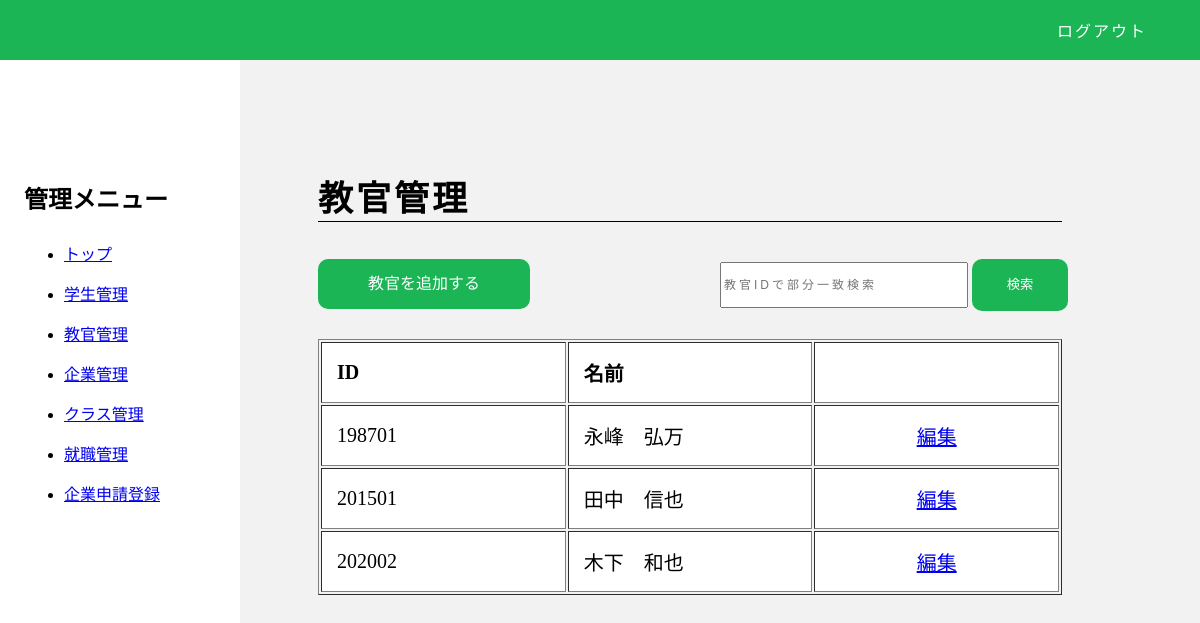
The app's page /adminpage/teacher.php with its own data.
### tables this page shows
CREATE TABLE mt_teacher(
    t_id char(6),
    t_cd char(2),
    t_name varchar(30),
    PRIMARY KEY(t_id)
);

### adminpage/teacher.php (the view, shortened to what this page needs)
<?php
$userName = $_SESSION['USERNAME'];
$dsn      = 'mysql:dbname=db26;host=localhost';
$user     = 'root';
$password = '';
$count = -1;
try {
    $dbh = new PDO($dsn, $user, $password);
    $query = "SELECT * FROM mt_teacher";
    $stmt = $dbh->query($query);
} catch (PDOException $e) {
    die();
}
?>
<!DOCTYPE html>
<html lang="ja">
<head>
    <link rel="stylesheet" type="text/css" href="css/base.css">
    <link rel="stylesheet" type="text/css" href="css/button.css">
    <link rel="stylesheet" type="text/css" href="css/header.css">
    <link rel="stylesheet" type="text/css" href="css/read.css">
    <link rel="stylesheet" type="text/css" href="css/aside.css">
</head>
<body>
    <header>
        <div class="headwrrap">
            <div class="flex">
                <p><?php echo $userName; ?>&nbsp;</p>
            </div>
            <nav>
                <ul>
                    <li class="logout"><a href="../index.html">ログアウト</a>
                </ul>
            </nav>
        </div>
    </header>
    <section class="main">
        <div class="text">
            <div class="head_flex">
                <h1>教官管理</h1>
            </div>
            <div class="tb_flex">
                <a class="btn btn_add_width" href="#" role="button">教官を追加する</a>
                <div class="input-group mb-3">
                    <form action="teacher.php" method="post">
                        <?php
                        if (0 <= $count) {
                            echo "<input type=\"text\" placeholder=\"教官IDで部分一致検索　", $teacherId, "\" name=\"teacher\" value=\"\">";
                        } else {
                            echo "<input type=\"text\" placeholder=\"教官IDで部分一致検索\" name=\"teacher\" value=\"\">";
                        }
                        ?>
                        <button type="submit" name="search" class="btn btn-outline-secondary">検索</button>
                    </form>
                </div>
            </div>
            <table border="1">
                <tr>
                    <th>ID</th>
                    <th>名前</th>
                    <th></th>
                </tr>
                <?php if ($count <= 0) { ?>
                    <?php foreach ($stmt as $row) { ?>
                        <tr>
                            <td><?php echo $row["t_id"]; ?></td>
                            <td><?php echo $row["t_name"]; ?></td>
                            <td><a href="teacherEd.php?page=<?php echo $row["t_id"]; ?>">編集</a></td>
                        </tr>
                    <?php } ?>
                <?php } else if (0 < $count) { ?>
                    <?php foreach ($stmt1 as $row) { ?>
                        <tr>
                            <td><?php echo $row["t_id"]; ?></td>
                            <td><?php echo $row["t_name"]; ?></td>
                            <td><a href="teacherEd.php?page=<?php echo $row["t_id"]; ?>">編集</a></td>
                        </tr>
                    <?php } ?>
                <?php } ?>
            </table>
        </div>
    </section>
    <aside id="sub">
        <h2>管理メニュー</h2>
        <ul>
            <li><a href="index.php">トップ</a></li>
            <li><a href="student.php">学生管理</a></li>
            <li><a href="teacher.php">教官管理</a></li>
            <li><a href="company.php">企業管理</a></li>
            <li><a href="#">クラス管理</a></li>
            <li><a href="#">就職管理</a></li>
            <li><a href="newCompany.php">企業申請登録</a>
            </li>
        </ul>
    </aside>
</body>
</html>

### adminpage/css/base.css (style rules this page uses)
body { background: #f2f2f2; margin: 0; padding: 0; margin: 0 auto; }
h1 { font-size: 35px; margin: 150px auto 37px auto; letter-spacing: 3px; border-bottom: 1px solid #000; text-align: left; }
.text { margin: 0 auto; text-align: center; width: 62vw; }
input { width: 40%; height: 40px; letter-spacing: 3px; }
.flex { display: flex; }

### adminpage/css/button.css (style rules this page uses)
.btn { background-color: #1bb556; border-radius: 10px; display: inline-block; transition: 0.5s; text-decoration: none; color: #fff; text-align: center; line-height: 50px; margin: 2% 37.5%; border: none; }
.btn_add_width { padding-left: 50px; padding-right: 50px; }

### adminpage/css/header.css (style rules this page uses)
body { margin: 0; padding: 0; }
header { position: fixed; top: 0; height: 60px; width: 100vw; background-color: #1bb556; box-sizing: border-box; color: white; }
.headwrrap { display: flex; justify-content: space-between; align-items: center; margin: 0 4vw; height: 100%; }
nav ul { margin: 0; padding: 0; }
nav li { list-style: none; display: inline-block; width: 10%; min-width: 90px; padding: 5px; letter-spacing: 2px; }
nav a { text-decoration: none; color: white; }

### adminpage/css/read.css (style rules this page uses)
.btn { margin: 0; }
.text { text-align: left; }
.tb_flex { display: flex; justify-content: space-between; }
input { width: 50%; }
.input-group { width: 40%; position: absolute; right: 0px; }
.btn-outline-secondary { width: 20%; }

### adminpage/css/aside.css (style rules this page uses)
#sub { box-sizing: border-box; top: 60px; height: 100%; width: 20%; position: fixed; overflow: hidden; background: #ffffff; padding: 100px 2%; }
.main { box-sizing: border-box; margin-left: 15%; padding: 20px 40px; }
#sub a { line-height: 2.5em; text-decoration: underline; }
table { margin: 30px auto 0 auto; width: 100%; font-size: 20px; }
th, td { padding: 15px; background-color: #fff; }
th { width: 30%; }
td a { display: block; text-align: center; }

### records on screen
mt_teacher: t_id "198701", t_name "永峰 弘万"
mt_teacher: t_id "201501", t_name "田中 信也"
mt_teacher: t_id "202002", t_name "木下 和也"
